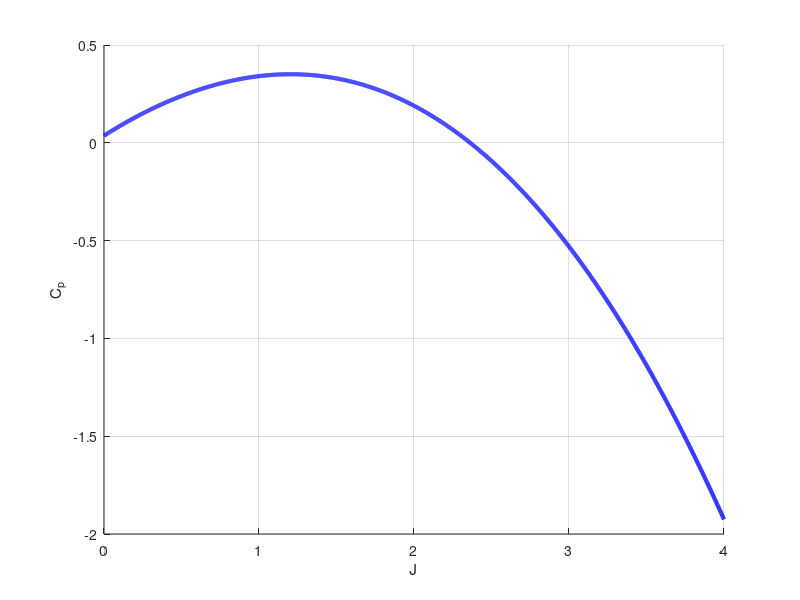

MATLAB code to generate this figure:






function [IntValue] = Power_Coefficient_Fun(varargin)
% Power_Coefficient_Fun
%
%
%
% Output
% IntValue= Valore dell'integrale calcolato per J=.2/pi e Beta075=45/180*pi




if nargin==3
    SigmaValue=varargin{1};
    Beta075Value=varargin{2};
    Jmax=varargin{3};
else
    SigmaValue=0.139;
    Beta075Value=45/180*pi;
    Jmax=4;
end


 Func=@(x,Lambda,Sigma,Beta075)...
[(pi^4.*x.^2.*sqrt(x.^2 +Lambda.^2).*Sigma.*(0.006 + (3.*Lambda.* ...
(4.*Lambda + 3.*sqrt(1 + Lambda.^2./x.^2).*Sigma - 8.*x.*atan(Lambda./x) + ...
8.*x.*atan((0.75.*tan(Beta075))./x) - 4.*x.*sqrt((4.*Lambda + ...
3.*sqrt(1 +Lambda.^2./x.^2).*Sigma).^2./(16.*x.^2) + ...
(3.*sqrt(1 +Lambda.^2./x.^2).*Sigma.* (-atan(Lambda./x) +...
atan((0.75.*tan(Beta075))./x)))./x)))./(4.*x.^2) + ...
(0.36.*(0.025.*x - 0.5.*Lambda - ...
0.375.*sqrt(1 +Lambda.^2./x.^2).*Sigma + x.*atan(Lambda./x) - ...
1.*x.*atan((0.75.*tan(Beta075))./x) + 0.5.*x.*sqrt((4.*Lambda + ...
3.*sqrt(1 + Lambda.^2./x.^2).*Sigma).^2./(16.*x.^2) + ...
(3.*sqrt(1 +Lambda.^2./x.^2).*Sigma.*(-atan(Lambda./x) + ...
atan((0.75.*tan(Beta075))./x)))./x)).^2)./x.^2).* ...
(cos((-4.*Lambda - 3.*sqrt(1 + Lambda.^2./x.^2).*Sigma + 4.*x.*sqrt((4.*Lambda +... 
3.*sqrt(1 + Lambda.^2./x.^2).*Sigma).^2./(16.*x.^2) + ...
(3*sqrt(1 + Lambda.^2./x.^2).*Sigma.*(-atan(Lambda./x) + ...
atan((0.75.*tan(Beta075))./x)))./x))./(8.*x)) - ...
(Lambda.*sin((-4.*Lambda - 3.*sqrt(1 + Lambda.^2./x.^2).*Sigma + 4.*x.* ...
sqrt((4.*Lambda + 3.*sqrt(1 + Lambda.^2./x.^2).*Sigma).^2./(16.*x.^2) + ...
(3.*sqrt(1 + Lambda.^2./x.^2).*Sigma.*(-atan(Lambda./x) + ...
atan((0.75.*tan(Beta075))./x)))./x))./(8.*x)))./x)./8)];



IntValue = integral(@(x)Func(x,.2/pi,SigmaValue,45/180*pi),.1,1);



for i=1:2000
J=linspace(0,Jmax,2000);
y(i)=integral(@(x)Func(x,J(i)/pi,SigmaValue,Beta075Value),.1,1);
end


%figure
hold on
plot(J,y,'-b','LineWidth',3)
xlabel('J')
ylabel('C_p')
grid
hold off

end